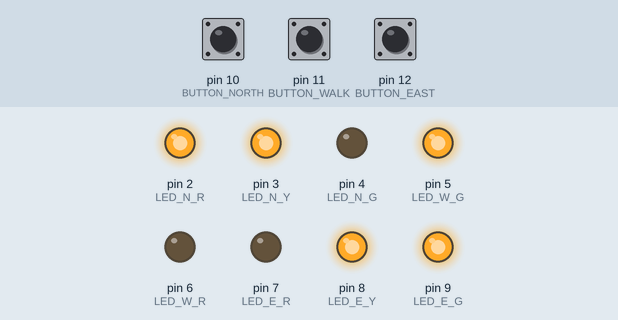
Simulated run of this sketch. Board: Arduino Uno, built with avr-gcc and run on an emulated ATmega328P. Shown: output pins drawn as LEDs (lit = HIGH). Dashed ring = blinking. The test bench sets the inputs (shaded band); at power-on: pin 11 (BUTTON_WALK) LOW, pin 10 (BUTTON_NORTH) LOW, pin 12 (BUTTON_EAST) LOW.

Above: at 9.8 s.
9.9 s: pin 11 (BUTTON_WALK) pulled HIGH for 3 s
At 13.9 s:
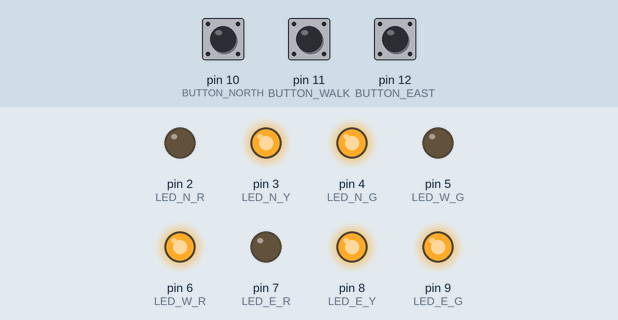
14.4 s: pin 10 (BUTTON_NORTH) pulled HIGH for 3 s
At 15.65 s:
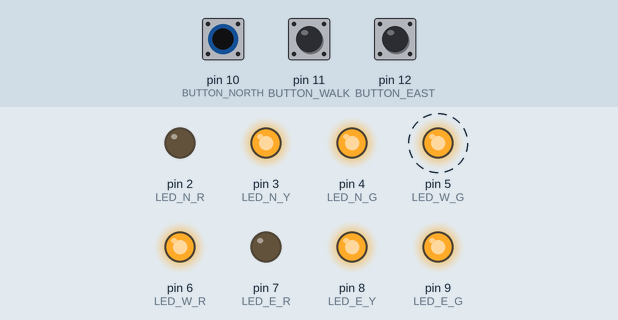
19.1 s: pin 12 (BUTTON_EAST) pulled HIGH for 3 s
At 21.7 s:
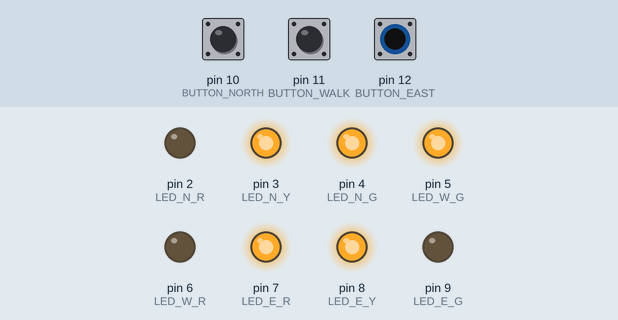
23.6 s: pin 10 (BUTTON_NORTH) pulled HIGH for 3 s
At 24.5 s:
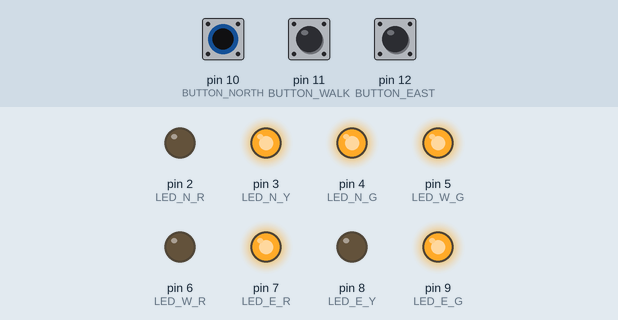
Timing chart, 0 to 26.6 s (numbered marks = the images above; inputs shaded):
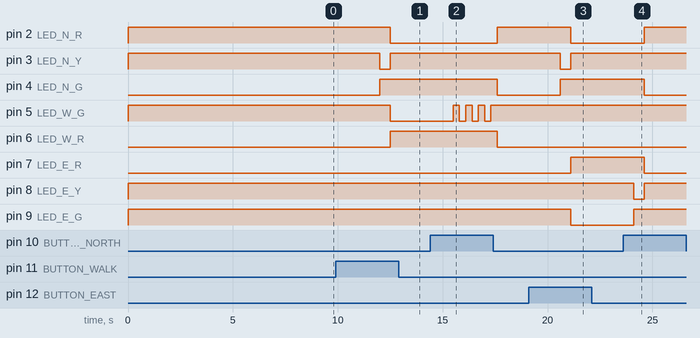

The sketch:

Trafficlight.ino
```cpp
#define BUTTON_NORTH 10 // North
#define LED_N_R 2
#define LED_N_Y 3
#define LED_N_G 4

#define BUTTON_EAST 12 // East
#define LED_E_R 7
#define LED_E_Y 8
#define LED_E_G 9

#define BUTTON_WALK 11 // Walk
#define LED_W_R 6
#define LED_W_G 5

#define goN 0
#define waitN 1
#define goE 2
#define waitE 3
#define goW 4
#define off 5
#define on1 6
#define off1 7
#define on2 8
#define off2 9
#define on3 10
#define off3 11

struct State {
  unsigned long ST_Out; // 6-bit pattern to street output
  unsigned long Time; // delay in ms units
  unsigned long NextST[8];
};
typedef const struct State SType;
SType FSM[12] = {
  {B01111001, 3000, {goN, waitN, goN, waitN, waitN, waitN, waitN, waitN}}, // goN
  {B01110101, 500, {goE, goW, goE, goW, goE, goE, goE, goE}}, // waitN
  {B11001101, 3000, {goE, waitE, waitE, waitE, goE, waitE, waitE, waitE}}, // goE

  {B10101101, 500, {goW, goW, goN, goW, goW, goW, goN, goW}}, // waitE
  {B01101110, 3000, {goW, goW,off, off,off, off,off, off}}, // goW
  {B01101111, 300, {on1, on1,on1, on1,on1, on1,on1, on1}}, // off
  {B01101110, 300, {off1, off1,off1, off1,off1, off1,off1, off1}}, // on1
  {B01101111, 300, {on2, on2,on2, on2,on2, on2,on2, on2}}, // off1
  {B01101110, 300, {off2, off2,off2, off2,off2, off2,off2, off2}}, // on2
  {B01101111, 300, {on3, on3,on3, on3,on3, on3,on3, on3}}, // off2
  {B01101110, 300, {off3, off3,off3, off3,off3, off3,off3, off3}}, // on3
  {B01101111, 300, {goN, goN, goN, goN, goE, goE, goN, goN}} // off3
  };

unsigned long ST = 0; // index to the current state

void setup() {
  pinMode(LED_N_R, OUTPUT);
  pinMode(LED_N_Y, OUTPUT);
  pinMode(LED_N_G, OUTPUT);
  pinMode(BUTTON_NORTH, INPUT);
  pinMode(LED_E_R, OUTPUT);
  pinMode(LED_E_Y, OUTPUT);
  pinMode(LED_E_G, OUTPUT);
  pinMode(BUTTON_EAST, INPUT);
  pinMode(LED_W_R, OUTPUT);
  pinMode(LED_W_G, OUTPUT);
  pinMode(BUTTON_WALK, INPUT);
}
int input,input1, input2, input3;
void loop() {
  digitalWrite(LED_N_R, FSM[ST].ST_Out & B00010000);
  digitalWrite(LED_N_Y, FSM[ST].ST_Out & B00001000);
  digitalWrite(LED_N_G, FSM[ST].ST_Out & B00000100);
  digitalWrite(LED_E_R, FSM[ST].ST_Out & B10000000);
  digitalWrite(LED_E_Y, FSM[ST].ST_Out & B01000000);
  digitalWrite(LED_E_G, FSM[ST].ST_Out & B00100000);
  digitalWrite(LED_W_R, FSM[ST].ST_Out & B00000010);
  digitalWrite(LED_W_G, FSM[ST].ST_Out & B00000001);
  delay(FSM[ST].Time);
  input1 = digitalRead(BUTTON_NORTH);
  input2 = digitalRead(BUTTON_EAST);
  input3 = digitalRead(BUTTON_WALK);
  input = input1*2 + input2*4 + input3;

  ST = FSM[ST].NextST[input];
}
```

Measured:
- after the input at 9.9 s, pin 2 (LED_N_R), pin 5 (LED_W_G): HIGH → LOW after 2.6 s; pin 3 (LED_N_Y): HIGH → LOW after 2.1 s, → HIGH 0.50 s later; pin 4 (LED_N_G): LOW → HIGH after 2.1 s; pin 6 (LED_W_R): LOW → HIGH after 2.6 s
- after the input at 14.4 s, pin 2 (LED_N_R): LOW → HIGH after 3.2 s; pin 4 (LED_N_G), pin 6 (LED_W_R): HIGH → LOW after 3.2 s; pin 5 (LED_W_G): alternates HIGH for 0.30 s and LOW for 0.30 s, 7 changes in all, then stays HIGH, starting after 1.1 s
- after the input at 19.1 s, pin 2 (LED_N_R), pin 9 (LED_E_G): HIGH → LOW after 2.0 s; pin 3 (LED_N_Y): HIGH → LOW after 1.5 s, → HIGH 0.50 s later; pin 4 (LED_N_G): LOW → HIGH after 1.5 s; pin 7 (LED_E_R): LOW → HIGH after 2.0 s
- after the input at 23.6 s, pin 2 (LED_N_R): LOW → HIGH after 1.0 s; pin 4 (LED_N_G), pin 7 (LED_E_R): HIGH → LOW after 1.0 s; pin 8 (LED_E_Y): HIGH → LOW after 0.50 s, → HIGH 0.50 s later; pin 9 (LED_E_G): LOW → HIGH after 0.50 s
